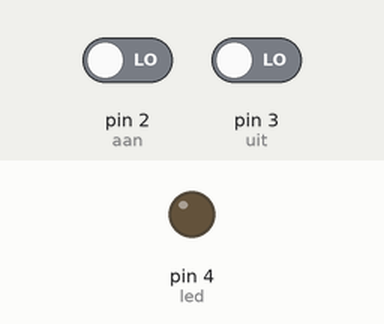
Simulated run of this sketch. Board: Arduino Uno, built with avr-gcc and run on an emulated ATmega328P. On the bench: output pins drawn as LEDs (lit = HIGH). The test bench sets the inputs (shaded band); at power-on: pin 2 (aan) LOW, pin 3 (uit) LOW.

Above: at 1.2 s.
1.3 s: pin 2 (aan) driven HIGH
At 2.2 s:
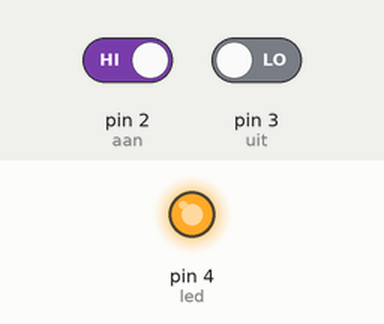
Timing chart, 0 to 4.3 s (numbered marks = the images above; inputs shaded):
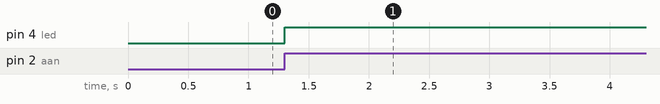

The sketch:

opdracht2.ino
```cpp
int aan = 2;
int uit = 3;
int led = 4;
void setup() {
  // put your setup code here, to run once:
  pinMode ( aan, INPUT );
  pinMode ( uit, INPUT );
  pinMode ( led, OUTPUT );
}

void loop() {
  // put your main code here, to run repeatedly:
  if (digitalRead(aan)) {
    digitalWrite( led, HIGH );
  }
  else if (digitalRead(uit)) {
    digitalWrite( led, LOW );
  }
}
```

Measured:
- after the input at 1.3 s, pin 4 (led): LOW → HIGH at once
